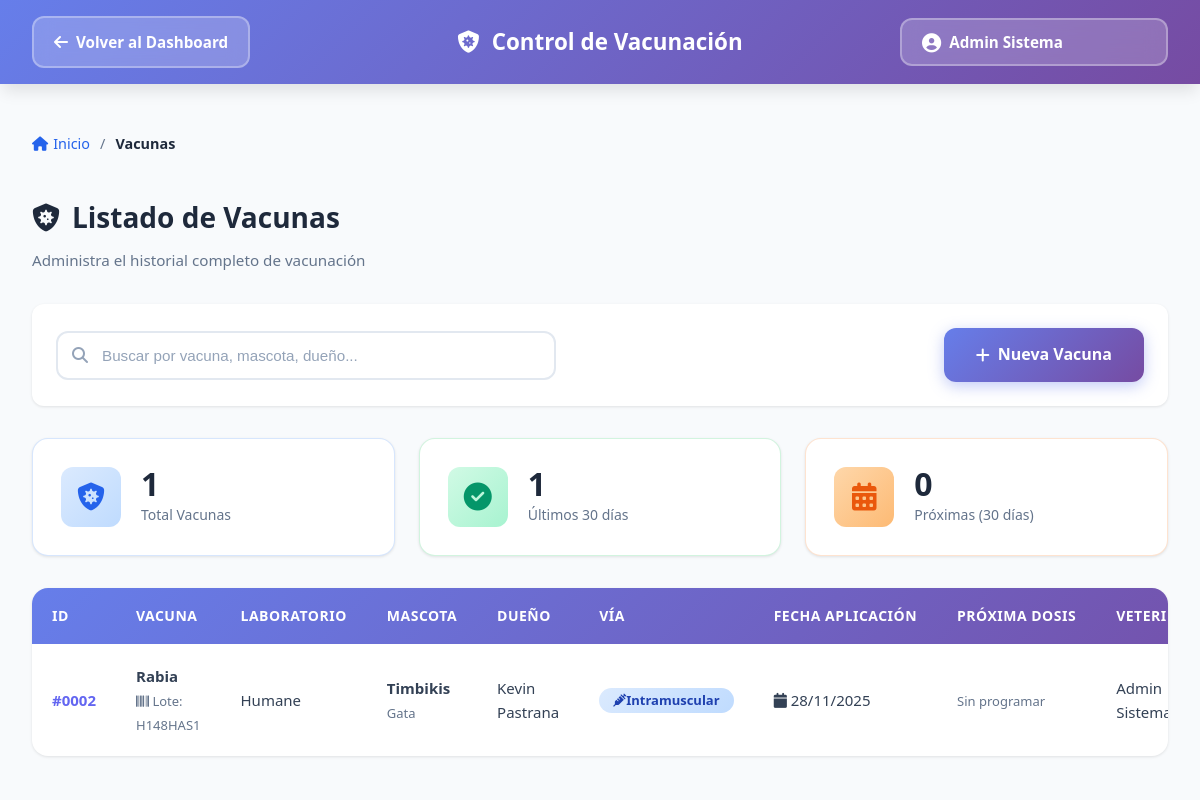
The page /Views/Vacunas/listar.php (signed in) on the database its author committed.
### tables this page shows
CREATE TABLE `vacuna` (
  `id_vacuna` int(10) UNSIGNED NOT NULL,
  `id_mascota` int(10) UNSIGNED NOT NULL,
  `nombre_vacuna` varchar(100) NOT NULL,
  `laboratorio` varchar(100) DEFAULT NULL,
  `lote` varchar(50) DEFAULT NULL,
  `dosis` varchar(50) NOT NULL,
  `via_administracion` enum('Subcutánea','Intramuscular','Oral','Intranasal') DEFAULT 'Subcutánea',
  `fecha_aplicacion` date NOT NULL,
  `proxima_aplicacion` date DEFAULT NULL,
  `id_empleado` int(10) UNSIGNED DEFAULT NULL,
  `observaciones` text DEFAULT NULL
);

CREATE TABLE `mascota` (
  `id_mascota` int(10) UNSIGNED NOT NULL,
  `id_dueno` int(10) UNSIGNED NOT NULL,
  `nombre` varchar(50) NOT NULL,
  `foto` varchar(255) DEFAULT NULL,
  `fecha_nacimiento` date NOT NULL,
  `genero` enum('Macho','Hembra','Otro') NOT NULL,
  `especie` varchar(50) NOT NULL,
  `raza` varchar(50) DEFAULT NULL,
  `peso` decimal(6,2) NOT NULL,
  `color` varchar(50) DEFAULT NULL,
  `diagnostico` text DEFAULT NULL,
  `antecedentes` text DEFAULT NULL,
  `fecha_ingreso` date NOT NULL,
  `fecha_ultima_visita` date DEFAULT NULL,
  `estado` enum('Activo','Inactivo','Fallecido') NOT NULL DEFAULT 'Activo'
);

### Views/Vacunas/Listar.php (the view, shortened to what this page needs)
<?php
$user_name = $_SESSION['user_name'] ?? 'Usuario';
$conn = getConnection();
$query = "SELECT
    v.id_vacuna,
    v.nombre_vacuna,
    v.laboratorio,
    v.lote,
    v.dosis,
    v.via_administracion,
    v.fecha_aplicacion,
    v.proxima_aplicacion,
    m.nombre AS mascota_nombre,
    m.especie,
    CONCAT(d.primer_nombre, ' ', d.primer_apellido) AS dueno_nombre,
    CONCAT(e.primer_nombre, ' ', e.primer_apellido) AS veterinario_nombre
FROM vacuna v
INNER JOIN mascota m ON v.id_mascota = m.id_mascota
INNER JOIN dueno d ON m.id_dueno = d.id_dueno
INNER JOIN empleado e ON v.id_empleado = e.id_empleado
ORDER BY v.fecha_aplicacion DESC, v.id_vacuna DESC";
$resultado = $conn->query($query);
$total_vacunas = $resultado->num_rows;
?>
<!DOCTYPE html>
<html lang="es">
<head>
    <link rel="stylesheet" href="https://cdnjs.cloudflare.com/ajax/libs/font-awesome/6.4.0/css/all.min.css">
    <link rel="stylesheet" href="../../Assets/Css/Dashboard.css">
    <link rel="stylesheet" href="../../Assets/Css/FormsConsultas.css">
</head>
<body>
    <nav class="navbar">
        <div class="nav-container">
            <div class="nav-left">
                <a href="../../Dashboard.php" class="btn-back">
                    <i class="fas fa-arrow-left"></i>
                    Volver al Dashboard
                </a>
            </div>
            <div class="nav-center">
                <h1 class="page-title">
                    <i class="fas fa-shield-virus"></i>
                    Control de Vacunación
                </h1>
            </div>
            <div class="nav-right">
                <span class="user-badge">
                    <i class="fas fa-user-circle"></i>
                    <?php echo htmlspecialchars($user_name); ?>
                </span>
            </div>
        </div>
    </nav>
    <main class="main-content">
        <div class="container">
            <div class="breadcrumb">
                <a href="../../Dashboard.php"><i class="fas fa-home"></i> Inicio</a>
                <span class="separator">/</span>
                <span class="current">Vacunas</span>
            </div>
            <div class="page-header">
                <h1>
                    <i class="fas fa-shield-virus"></i>
                    Listado de Vacunas
                </h1>
                <p>Administra el historial completo de vacunación</p>
            </div>
            <div class="table-header">
                <div class="search-box">
                    <input type="text" id="searchInput" placeholder="Buscar por vacuna, mascota, dueño...">
                </div>
                <a href="Registrar.php" class="btn-primary">
                    <i class="fas fa-plus"></i>
                    Nueva Vacuna
                </a>
            </div>
            <div class="stats-cards">
                <?php
                $hoy = date('Y-m-d');
                $proximas_30_dias = date('Y-m-d', strtotime('+30 days'));
                $stats_query = "SELECT
                    COUNT(*) as total,
                    SUM(CASE WHEN proxima_aplicacion IS NOT NULL AND proxima_aplicacion BETWEEN '$hoy' AND '$proximas_30_dias' THEN 1 ELSE 0 END) as proximas,
                    SUM(CASE WHEN fecha_aplicacion >= DATE_SUB('$hoy', INTERVAL 30 DAY) THEN 1 ELSE 0 END) as recientes
                FROM vacuna";
                $stats = $conn->query($stats_query)->fetch_assoc();
                ?>
                <div class="stat-card blue">
                    <div class="stat-icon">
                        <i class="fas fa-shield-virus"></i>
                    </div>
                    <div class="stat-info">
                        <h3><?php echo number_format($stats['total']); ?></h3>
                        <p>Total Vacunas</p>
                    </div>
                </div>
                <div class="stat-card green">
                    <div class="stat-icon">
                        <i class="fas fa-check-circle"></i>
                    </div>
                    <div class="stat-info">
                        <h3><?php echo number_format($stats['recientes']); ?></h3>
                        <p>Últimos 30 días</p>
                    </div>
                </div>
                <div class="stat-card orange">
                    <div class="stat-icon">
                        <i class="fas fa-calendar-alt"></i>
                    </div>
                    <div class="stat-info">
                        <h3><?php echo number_format($stats['proximas']); ?></h3>
                        <p>Próximas (30 días)</p>
                    </div>
                </div>
            </div>
            <div class="table-container">
                <table class="data-table" id="tablaVacunas">
                    <thead>
                        <tr>
                            <th>ID</th>
                            <th>Vacuna</th>
                            <th>Laboratorio</th>
                            <th>Mascota</th>
                            <th>Dueño</th>
                            <th>Vía</th>
                            <th>Fecha Aplicación</th>
                            <th>Próxima Dosis</th>
                            <th>Veterinario</th>
                        </tr>
                    </thead>
                    <tbody>
                        <?php if ($total_vacunas > 0): ?>
                            <?php while($vac = $resultado->fetch_assoc()): ?>
                                <tr>
                                    <td><strong>#<?php echo str_pad($vac['id_vacuna'], 4, '0', STR_PAD_LEFT); ?></strong></td>
                                    <td>
                                        <strong><?php echo htmlspecialchars($vac['nombre_vacuna']); ?></strong>
                                        <?php if ($vac['lote']): ?>
                                            <br><small class="text-muted"><i class="fas fa-barcode"></i> Lote: <?php echo htmlspecialchars($vac['lote']); ?></small>
                                        <?php endif; ?>
                                    </td>
                                    <td><?php echo htmlspecialchars($vac['laboratorio']); ?></td>
                                    <td>
                                        <strong><?php echo htmlspecialchars($vac['mascota_nombre']); ?></strong>
                                        <br><small class="text-muted"><?php echo htmlspecialchars($vac['especie']); ?></small>
                                    </td>
                                    <td><?php echo htmlspecialchars($vac['dueno_nombre']); ?></td>
                                    <td>
                                        <?php
                                        $via_icons = [
                                            'Subcutánea' => 'fa-syringe',
                                            'Intramuscular' => 'fa-syringe',
                                            'Oral' => 'fa-pills',
                                            'Intranasal' => 'fa-head-side-virus'
                                        ];
                                        $icon = $via_icons[$vac['via_administracion']] ?? 'fa-syringe';
                                        ?>
                                        <span class="badge badge-info">
                                            <i class="fas <?php echo $icon; ?>"></i>
                                            <?php echo htmlspecialchars($vac['via_administracion']); ?>
                                        </span>
                                    </td>
                                    <td>
                                        <i class="fas fa-calendar"></i>
                                        <?php echo date('d/m/Y', strtotime($vac['fecha_aplicacion'])); ?>
                                    </td>
                                    <td>
                                        <?php if ($vac['proxima_aplicacion']): ?>
                                            <?php
                                            $proxima = strtotime($vac['proxima_aplicacion']);
                                            $hoy_ts = strtotime(date('Y-m-d'));
                                            $diff_days = floor(($proxima - $hoy_ts) / 86400);
                                            if ($diff_days < 0) {
                                                $badge_class = 'badge-danger';
                                                $icon = 'fa-exclamation-triangle';
                                            } elseif ($diff_days <= 30) {
                                                $badge_class = 'badge-warning';
                                                $icon = 'fa-clock';
                                            } else {
                                                $badge_class = 'badge-success';
                                                $icon = 'fa-calendar-check';
                                            }
                                            ?>
                                            <span class="badge <?php echo $badge_class; ?>">
                                                <i class="fas <?php echo $icon; ?>"></i>
                                                <?php echo date('d/m/Y', $proxima); ?>
                                            </span>
                                        <?php else: ?>
                                            <span class="text-muted">Sin programar</span>
                                        <?php endif; ?>
                                    </td>
                                    <td><?php echo htmlspecialchars($vac['veterinario_nombre']); ?></td>
                                </tr>
                            <?php endwhile; ?>
                        <?php endif; ?>
                    </tbody>
                </table>
            </div>
        </div>
    </main>
</body>
</html>

### Assets/Css/Dashboard.css (style rules this page uses)
:root { --primary: #2563eb; --primary-dark: #1e40af; --secondary: #10b981; --accent: #8b5cf6; --danger: #ef4444; --warning: #f59e0b; --info: #06b6d4; --success: #10b981; --bg-primary: #f8fafc; --bg-secondary: #ffffff; --text-primary: #1e293b; --text-secondary: #64748b; --border: #e2e8f0; --shadow-sm: 0 1px 2px 0 rgba(0, 0, 0, 0.05); --shadow-md: 0 4px 6px -1px rgba(0, 0, 0, 0.1); --shadow-lg: 0 10px 15px -3px rgba(0, 0, 0, 0.1); --shadow-xl: 0 20px 25px -5px rgba(0, 0, 0, 0.1); --radius-sm: 8px; --radius-md: 12px; --radius-lg: 16px; --transition: all 0.3s cubic-bezier(0.4, 0, 0.2, 1); }
* { margin: 0; padding: 0; box-sizing: border-box; }
body { font-family: 'Segoe UI', 'Inter', -apple-system, BlinkMacSystemFont, sans-serif; background: var(--bg-primary); color: var(--text-primary); line-height: 1.6; min-height: 100vh; display: flex; flex-direction: column; }
.navbar { background: linear-gradient(135deg, #667eea 0%, #764ba2 100%); color: white; box-shadow: var(--shadow-lg); position: sticky; top: 0; z-index: 1000; }
.nav-container { max-width: 1400px; margin: 0 auto; padding: 1rem 2rem; display: grid; grid-template-columns: 1fr 2fr 1fr; align-items: center; gap: 2rem; }
.btn-back { background: rgba(255, 255, 255, 0.2); border: 2px solid rgba(255, 255, 255, 0.3); color: white; padding: 0.625rem 1.25rem; border-radius: var(--radius-md); cursor: pointer; font-size: 0.95rem; font-weight: 600; display: inline-flex; align-items: center; gap: 8px; text-decoration: none; transition: var(--transition); backdrop-filter: blur(10px); }
.btn-back i { font-size: 1rem; }
.nav-center .page-title { font-size: 1.4rem; font-weight: 600; text-align: center; display: flex; align-items: center; justify-content: center; gap: 12px; }
.user-badge { background: rgba(255, 255, 255, 0.2); border: 2px solid rgba(255, 255, 255, 0.3); color: white; padding: 0.625rem 1.25rem; border-radius: var(--radius-md); font-size: 0.95rem; font-weight: 600; display: inline-flex; align-items: center; gap: 8px; backdrop-filter: blur(10px); transition: var(--transition); }
.user-badge i { font-size: 1.2rem; }
.main-content { flex: 1; padding: 2rem 0; }
.container { max-width: 1400px; margin: 0 auto; padding: 0 2rem; }
.stat-card { background: var(--bg-secondary); border-radius: var(--radius-lg); padding: 1.75rem; box-shadow: var(--shadow-md); display: flex; align-items: center; gap: 1.25rem; transition: var(--transition); }
.stat-icon { width: 70px; height: 70px; border-radius: var(--radius-md); display: flex; align-items: center; justify-content: center; font-size: 2rem; color: white; }

### rows shown on the page
vacuna: id_vacuna "0002", nombre_vacuna "Rabia", lote "H148HAS1", laboratorio "Humane", id_mascota.nombre "Timbikis", id_mascota.especie "Gata", dueno_nombre "Kevin Pastrana", via_administracion "Intramuscular", fecha_aplicacion "28/11/2025", shows "Sin programar", veterinario_nombre "Admin…"

### other values the page prints
$user_name "Admin Sistema"
$stats['total'] "1"
$stats['recientes'] "1"
$stats['proximas'] "0"
